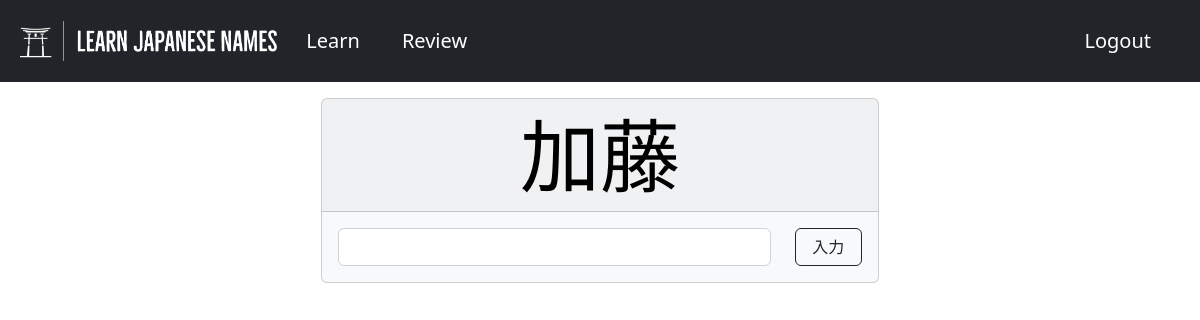
Before: /learn/ (signed in) with the older database file.
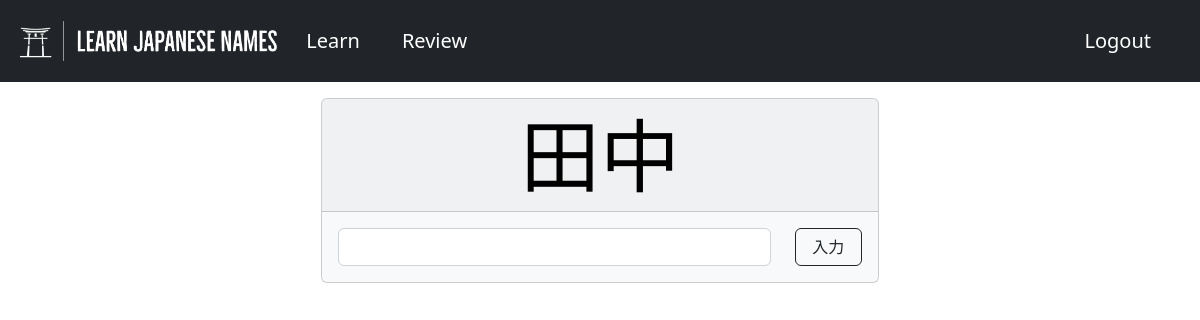
After: the same page with the newer database file.
### flashcards/models.py (models this page shows, shortened)
class Flashcard(models.Model):
    kanji = models.CharField(max_length=10)
    hiragana = models.CharField(max_length=100)
    surname = models.BooleanField(default=False)
    story = models.TextField()
    image = models.CharField(max_length=20)

### flashcards/views.py (the view, shortened to what this page needs)
# urls.py: path("learn/", views.learn_dashboard, name="learn"),
@login_required(login_url="/login")
def learn_dashboard(request):
    form = FlashcardForm(request.POST or None)
    if not Deck.objects.filter(user=request.user):
        user_deck = Deck(user=request.user)
        user_deck.save()
    else:
        user_deck = Deck.objects.filter(user=request.user).first()
    try:
        flashcard = Flashcard.objects.exclude(deck=user_deck.id).order_by("id").first()
    except:
        flashcard = Flashcard.objects.get(id=1)
    return render(
        request,
        "flashcards/learn_dashboard.html",
        {"flashcard": flashcard, "form": form},
    )

### flashcards/forms.py
class FlashcardForm(forms.Form):
    user_response = forms.CharField(
        max_length=10, label="", widget=forms.TextInput(attrs={"class": "form-control"})
    )

### flashcards/templates/flashcards/learn_dashboard.html (shortened to what this page needs)
{% extends 'flashcards/base.html' %}
{% block content %}
<div class="container">
{% if flashcard %}
  <div class="vstack gap-3 justify-content-center align-items-center">
      <div class="card text-black bg-light mt-3" style="width: 50%;">
        <div class="card-header display-1 text-center">{{ flashcard.kanji }}</div>
        <div class="card-body">
          <form method="POST" action="{% url 'learn' %}" autocomplete="off" novalidate>
            <div class="row">
              <div class="col-10">
                {{ form.user_response }}
              </div>
              <div class="col-2">
                <button type="submit" class="btn btn-outline-dark" style="width: 100%;">入力</button>
              </div>
          </div>
          </form>
        </div>
      </div>
  </div>
{% endif %}
</div>
{% endblock %}

Changed rows visible on the page:
removed Flashcard: kanji "加藤"
now on this page (row edited): Flashcard: kanji "田中"
